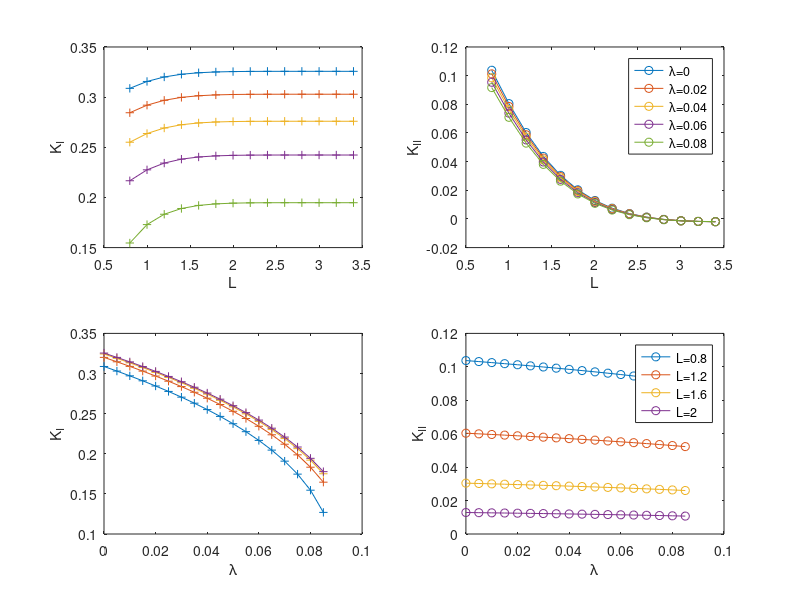

Recreate this plot in MATLAB.
load n995x846-late

fid1 = fopen('KI-KII-1.csv','w');
fprintf(fid1,'lambda,  L,     KI,  \n');

fid2 = fopen('KI-KII-2.csv','w');
fprintf(fid2,'lambda,  L,     KII,  \n');

for j = 1:5
subplot(2,2,1)
plot(L, KI(4*j-3,:),'+-');
xlabel('L');
ylabel('K_I');
hold on

for l = 1:numel(L)
    fprintf(fid1, '%.5e,    %.5e,    %.5e \n',...
        lambda(4*j-3), L(l), 3*sqrt(2*pi)*KI(4*j-3,l));
end


subplot(2,2,2)
plot(L, KII(4*j-3,:),'o-');
xlabel('L');
ylabel('K_{II}');
hold on

for l = 1:numel(L)
    fprintf(fid2, '%.5e,    %.5e,    %.5e \n',...
        lambda(4*j-3), L(l), 3*sqrt(2*pi)*KII(4*j-3,l));
end

end
legend({['\lambda=',num2str(lambda(1))],['\lambda=',num2str(lambda(5))],['\lambda=',num2str(lambda(9))],...
    ['\lambda=',num2str(lambda(13))],['\lambda=',num2str(lambda(17))]})
fclose(fid1);
fclose(fid2);




fid1 = fopen('KI-KII-3.csv','w');
fprintf(fid1,'lambda,  L,     KI,  \n');

fid2 = fopen('KI-KII-4.csv','w');
fprintf(fid2,'lambda,  L,     KII,  \n');

for j = 1:4
subplot(2,2,3)
plot(lambda, KI(:,2*j-1),'+-');
xlabel('\lambda');
ylabel('K_I');
hold on

for l = 1:numel(lambda)
    fprintf(fid1, '%.5e,    %.5e,    %.5e \n',...
        lambda(l), L(2*j-1), 3*sqrt(2*pi)*KI(l,2*j-1));
end


subplot(2,2,4)
plot(lambda, KII(:,2*j-1),'o-');
xlabel('\lambda');
ylabel('K_{II}');
hold on

for l = 1:numel(lambda)
    fprintf(fid2, '%.5e,    %.5e,    %.5e \n',...
        lambda(l), L(2*j-1), 3*sqrt(2*pi)*KII(l,2*j-1));
end

end
legend({['L=',num2str(L(1))],['L=',num2str(L(3))],['L=',num2str(L(5))],['L=',num2str(L(7))]})
fclose(fid1);
fclose(fid2);